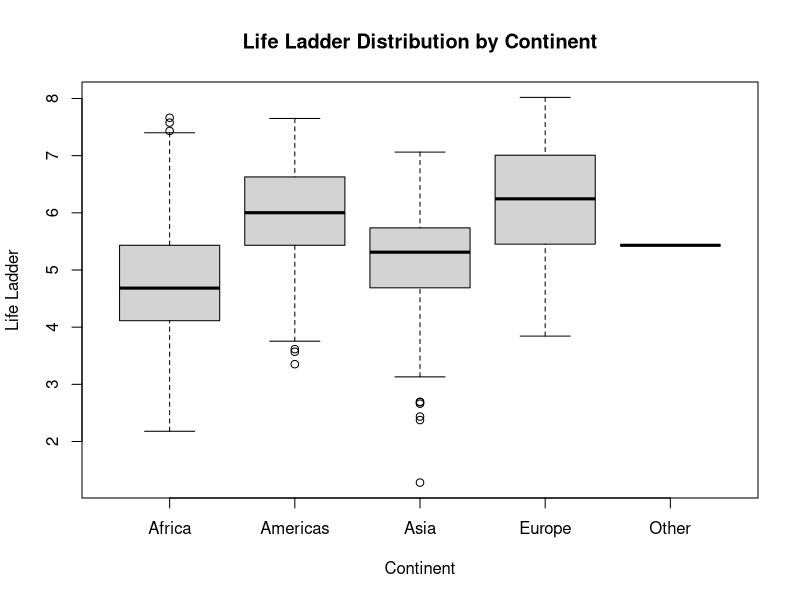
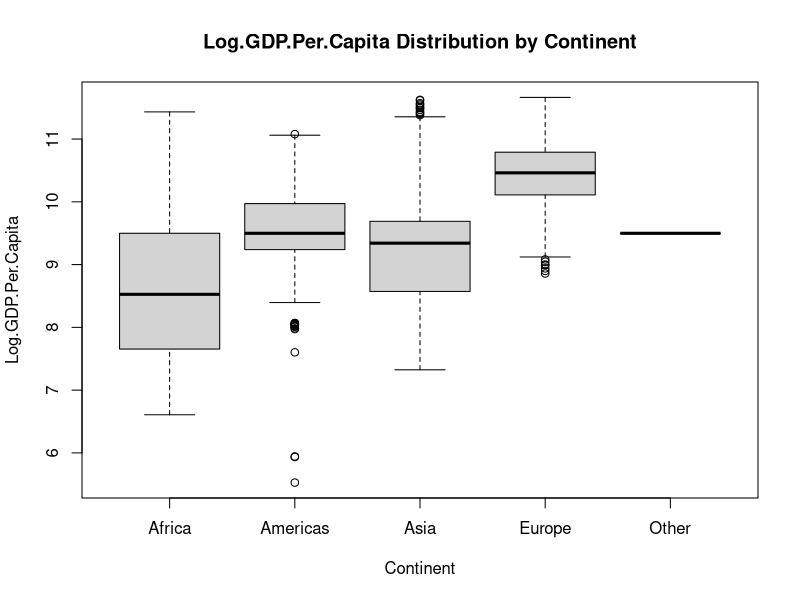
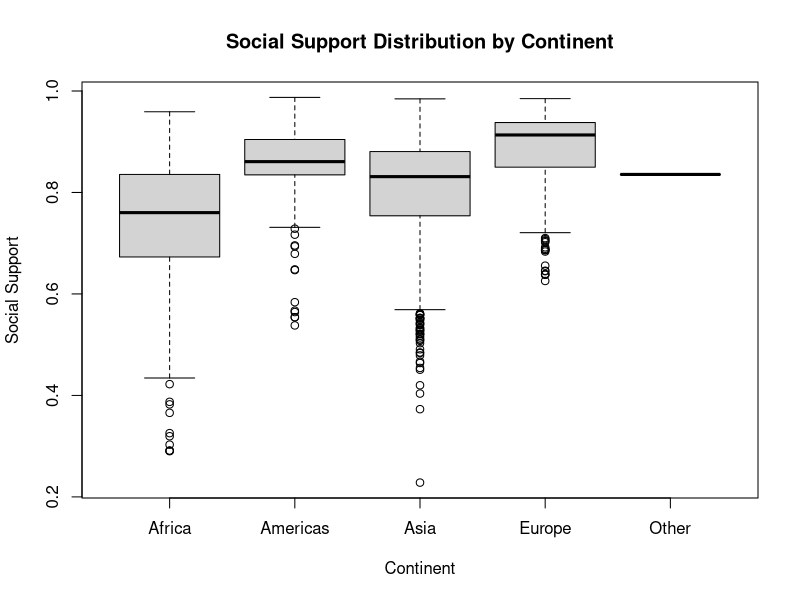
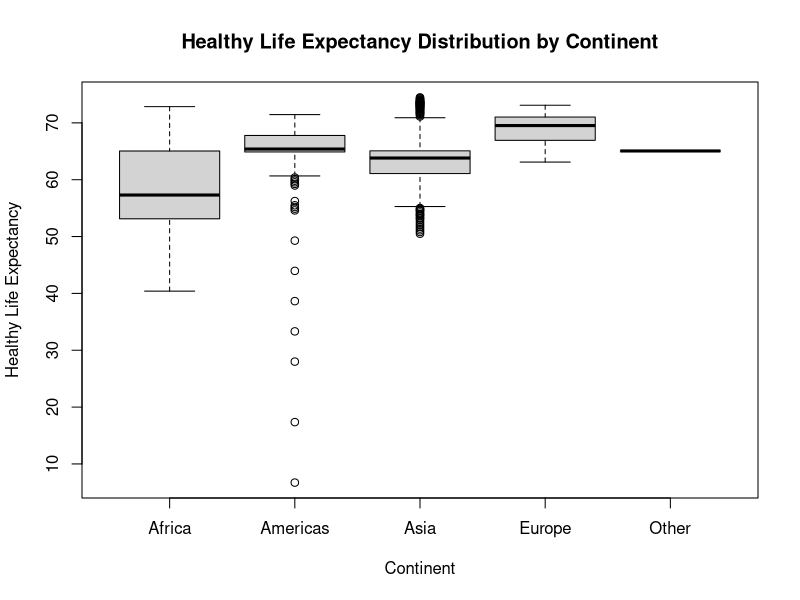
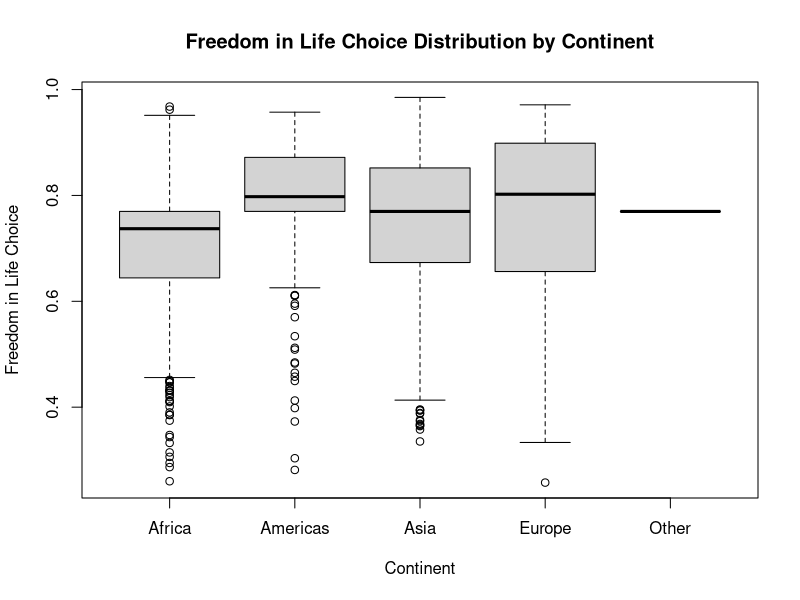
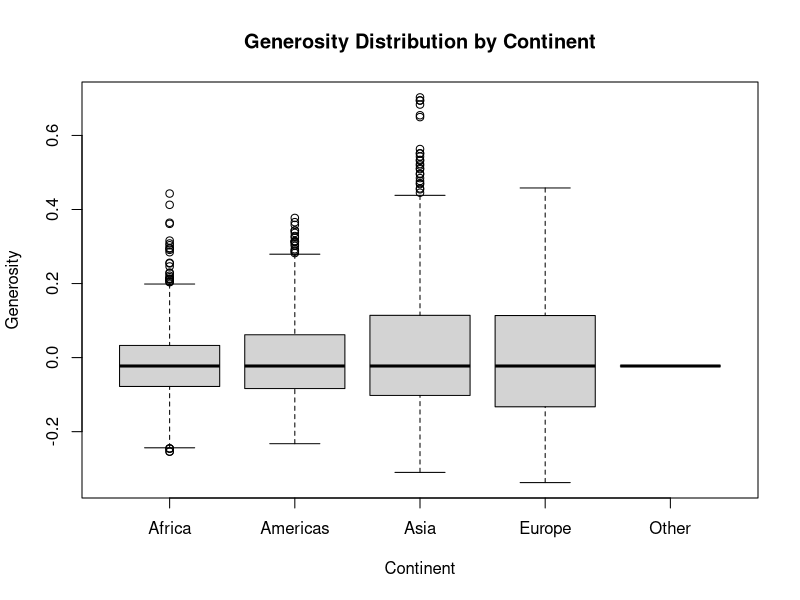
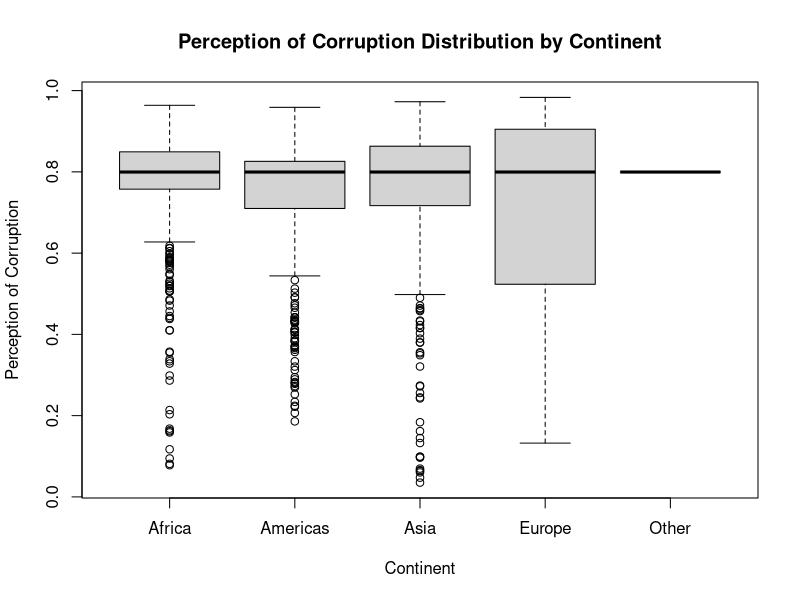
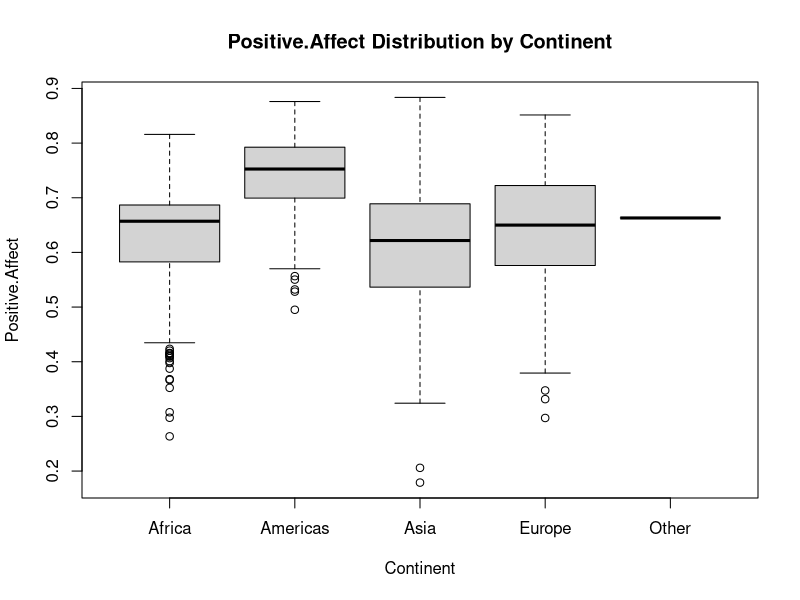

Write R code to recreate these figures, in order. (Note: this script raises an error after producing the figures.)
## ---- chunk 1
knitr::opts_chunk$set(echo = TRUE)
## ---- chunk 2
library(dplyr)
## ---- chunk 3
setwd("/Users/emmahorton/Documents/GitHub/world_happiness_report/DataAnalysis/Datasets")
df <- read.csv("WorldHappinessReport.csv")
#View(df)

## ---- chunk 4
#head(df)
#tail(df)
## ---- chunk 5
summary(df)
## ---- chunk 6
df[df$Regional.Indicator == "",]
## ---- chunk 7
cleaning <- df %>%
  mutate(Regional.Indicator = case_when(
    (is.na(Regional.Indicator) | Regional.Indicator == "") & Country.Name == 'Angola' ~ "Southern Africa",
    (is.na(Regional.Indicator) | Regional.Indicator == "") & Country.Name == 'Belize' ~ "Central America",
    (is.na(Regional.Indicator) | Regional.Indicator == "") & Country.Name == 'Bhutan' ~ "South Asia",
    (is.na(Regional.Indicator) | Regional.Indicator == "") & Country.Name == 'Central African Republic' ~ "Central Africa",
    (is.na(Regional.Indicator) | Regional.Indicator == "") & Country.Name == 'Congo (Kinshasa)' ~ "Central Africa",
    (is.na(Regional.Indicator) | Regional.Indicator == "") & Country.Name == 'Cuba' ~ "Caribbean",
    (is.na(Regional.Indicator) | Regional.Indicator == "") & Country.Name == 'Czechia' ~ "Central Europe",
    (is.na(Regional.Indicator) | Regional.Indicator == "") & Country.Name == 'Djibouti' ~ "East Africa",
    (is.na(Regional.Indicator) | Regional.Indicator == "") & Country.Name == 'Eswatini' ~ "Southern Africa",
    (is.na(Regional.Indicator) | Regional.Indicator == "") & Country.Name == 'Guyana' ~ "Anglophone Caribbean",
    (is.na(Regional.Indicator) | Regional.Indicator == "") & Country.Name == 'Oman' ~ "Middle East",
    (is.na(Regional.Indicator) | Regional.Indicator == "") & Country.Name == 'Qatar' ~ "Middle East",
    (is.na(Regional.Indicator) | Regional.Indicator == "") & Country.Name == 'Somalia' ~ "East Africa",
    (is.na(Regional.Indicator) | Regional.Indicator == "") & Country.Name == 'Somaliland region' ~ "East Africa",
    (is.na(Regional.Indicator) | Regional.Indicator == "") & Country.Name == 'South Sudan' ~ "North Africa",
    (is.na(Regional.Indicator) | Regional.Indicator == "") & Country.Name == 'Sudan' ~ "North Africa",
    (is.na(Regional.Indicator) | Regional.Indicator == "") & Country.Name == 'Suriname' ~ "South America",
    (is.na(Regional.Indicator) | Regional.Indicator == "") & Country.Name == 'Syria' ~ "Middle East",
    (is.na(Regional.Indicator) | Regional.Indicator == "") & Country.Name == 'Trinidad and Tobago' ~ "Caribbean",
    (is.na(Regional.Indicator) | Regional.Indicator == "") & Country.Name == 'Turkiye' ~ "Central and Eastern Europe",
    (is.na(Regional.Indicator) | Regional.Indicator == "") & Country.Name == 'State of Palestine' ~ "West Asia",
    TRUE ~ Regional.Indicator
  ))

## ---- chunk 8
cleaning[cleaning$Regional.Indicator == "", ]
## ---- chunk 9
cleaning[cleaning$Regional.Indicator == "NA", ]
## ---- chunk 10
medians <- cleaning %>% 
  summarize(across(where(is.numeric), ~median(., na.rm = TRUE)))

cleaning <- cleaning %>%
  mutate(across(where(is.numeric), ~ifelse(is.na(.), medians[[cur_column()]], .)))

summary(cleaning)
## ---- chunk 11
unique(cleaning$Regional.Indicator)
## ---- chunk 12
cleaning <- cleaning %>%
  mutate(Continent = case_when(
    Regional.Indicator %in% c("South Asia", "Commonwealth of Independent States", "Southeast Asia", 
                  "East Asia", "Middle East", "West Asia") ~ "Asia",
    Regional.Indicator %in% c("Central and Eastern Europe", "Western Europe", "Central Europe") ~ "Europe",
    Regional.Indicator %in% c("Middle East and North Africa", "Southern Africa", "Sub-Saharan Africa", 
                  "Central Africa", "East Africa", "North Africa") ~ "Africa",
    Regional.Indicator %in% c("Latin America and Caribbean", "North America and ANZ", "Central America", 
                  "Caribbean", "Anglophone Caribbean", "South America") ~ "Americas",
    Regional.Indicator == "North America and ANZ" ~ "Oceania",
    TRUE ~ "Other" 
  ))
## ---- chunk 13
boxplot(Life.Ladder ~ Continent, data = cleaning,
        main = "Life Ladder Distribution by Continent",
        xlab = "Continent", ylab = "Life Ladder")

## ---- chunk 14
boxplot(Log.GDP.Per.Capita ~ Continent, data = cleaning,
        main = "Log.GDP.Per.Capita Distribution by Continent",
        xlab = "Continent", ylab = "Log.GDP.Per.Capita")
## ---- chunk 15
boxplot(Social.Support ~ Continent, data = cleaning,
        main = "Social Support Distribution by Continent",
        xlab = "Continent", ylab = "Social Support")
## ---- chunk 16
boxplot(Healthy.Life.Expectancy.At.Birth ~ Continent, data = cleaning,
        main = "Healthy Life Expectancy Distribution by Continent",
        xlab = "Continent", ylab = "Healthy Life Expectancy")
## ---- chunk 17
boxplot(Freedom.To.Make.Life.Choices ~ Continent, data = cleaning,
        main = "Freedom in Life Choice Distribution by Continent",
        xlab = "Continent", ylab = "Freedom in Life Choice")
## ---- chunk 18
boxplot(Generosity ~ Continent, data = cleaning,
        main = "Generosity Distribution by Continent",
        xlab = "Continent", ylab = "Generosity")
## ---- chunk 19
summary(cleaning)
boxplot(Perceptions.Of.Corruption ~ Continent, data = cleaning,
        main = "Perception of Corruption Distribution by Continent",
        xlab = "Continent", ylab = "Perception of Corruption")
## ---- chunk 20
boxplot(Positive.Affect ~ Continent, data = cleaning,
        main = "Positive.Affect Distribution by Continent",
        xlab = "Continent", ylab = "Positive.Affect")
## ---- chunk 21
boxplot(Negative.Affect ~ Continent, data = cleaning,
        main = "Negative Effect Distribution by Continent",
        xlab = "Continent", ylab = "Negative Effect")
## ---- chunk 22
cleaning -> happydf
## ---- chunk 23
write.csv(happydf,"/Users/emmahorton/Documents/GitHub/world_happiness_report/Cleaning/HappyDataFrame.csv", row.names=FALSE)
